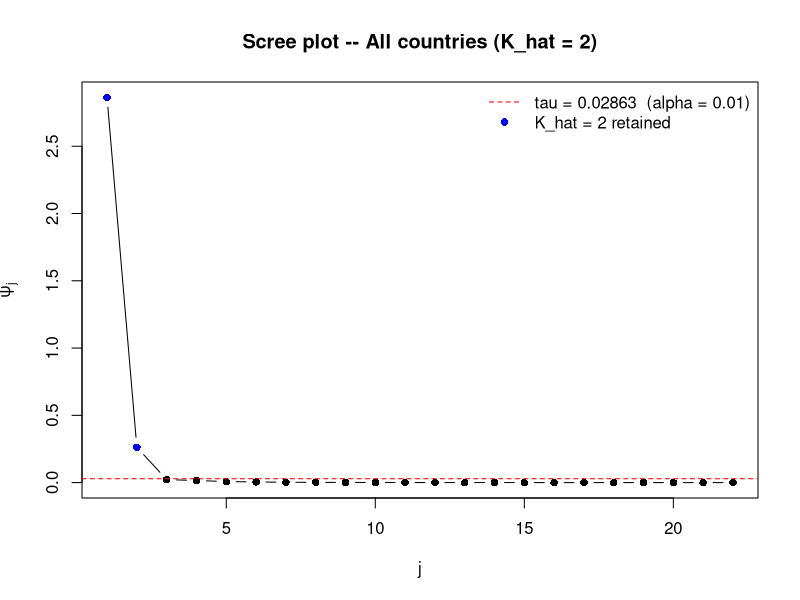
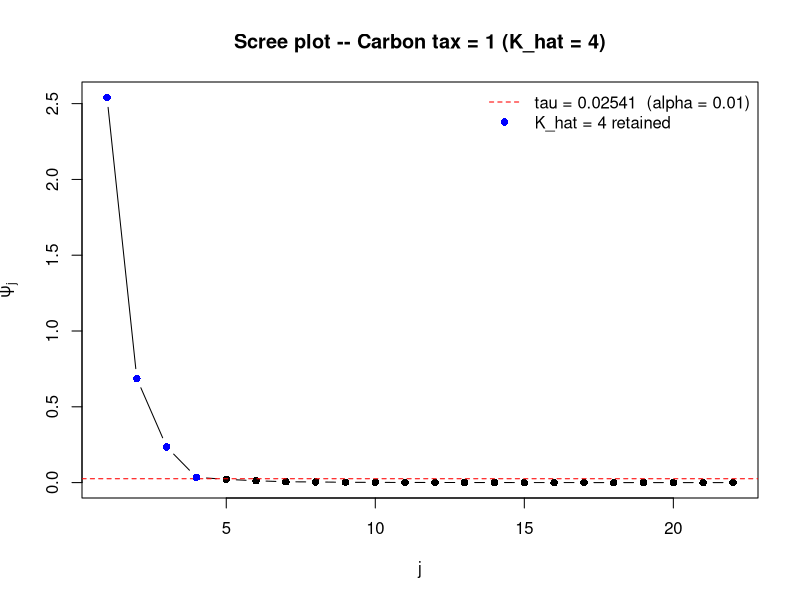
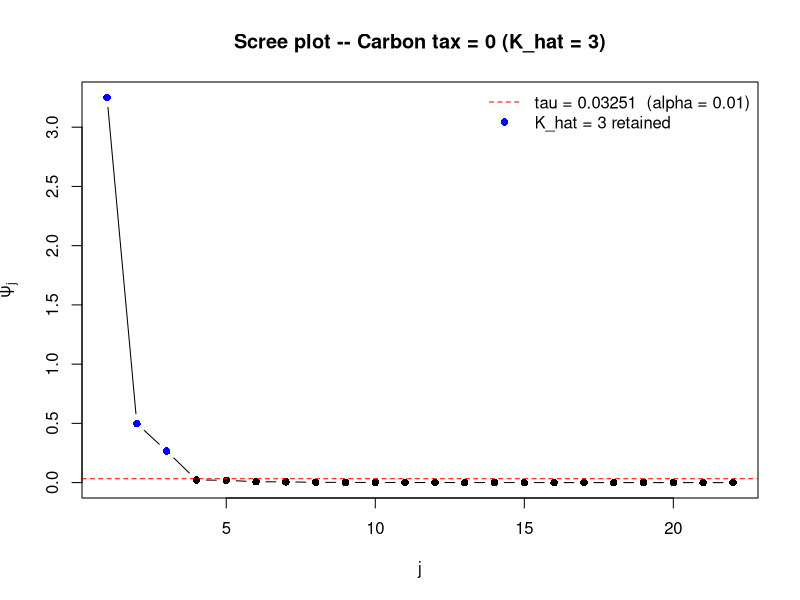

Source code (R) for these figures, in order:
# Replication File for: Drivers of Carbon Emissions in OECD and BRICS Countries - A High-Dimensional CCE Panel Approach
# Author: Minsoo Lee
# Supervised by: Dr. Jessica Leung & Prof. Param Silvapulle
# This file obtains HD-CCE least-squares and lasso estimates for a panel dataset of 42 countries divided into carbon-tax
# and non-carbon tax groups. RMSE, AIC/BIC are obtained for model comparison, and residual diagnostic checks using Breusch Pagan,
# Bartlett, Ljung-box and Pesaran (2021)'s CD test are included.


## Data
data <- openxlsx::read.xlsx("Final_Cabon_Emm_disaggregate_zscored.xlsx", colNames = TRUE, detectDates = TRUE)
p <- 22 # drivers
T_dim <- 30 #1990-2019

# Driver columns = every "*_z" column except the outcome's own z-score
# (carbon_emissions_pc_z), which we don't use. Selecting by name rather than
# position because the z-scored workbook interleaves each raw column with its
# _z column, so the drivers are no longer in one contiguous block.
z_cols       <- grep("_z$", names(data), value = TRUE)
driver_cols_z <- setdiff(z_cols, "carbon_emissions_pc_z")
stopifnot(length(driver_cols_z) == p)

year_vec  <- data$Year
uniq_yrs  <- sort(unique(year_vec))
T_window  <- uniq_yrs[(length(uniq_yrs) - (T_dim - 1)):length(uniq_yrs)]
data_9019 <- data[data$Year %in% T_window, ]
# Country.Code
data_9019 <- data_9019[order(data_9019$Country.Code), ]
# Exclude Costa Rica
data_9019 <- data_9019[(data_9019$Country.Code != "CRI"), ]

## Carbon.Tax subgroups
# Carbon.Tax is time-invariant per country in this file, so filtering the
# already-windowed/sorted/CRI-excluded panel by it keeps balanced n*T_dim
# blocks for each subgroup
data_all    <- data_9019
data_tax    <- data_9019[data_9019$Carbon.Tax == 1, ]
data_no_tax <- data_9019[data_9019$Carbon.Tax == 0, ]

cat("All countries:  n =", length(unique(data_all$Country.Code)), "\n")
cat("Carbon tax = 1: n =", length(unique(data_tax$Country.Code)), "\n")
cat("Carbon tax = 0: n =", length(unique(data_no_tax$Country.Code)), "\n")

## Adjusting alpha for tau threshold
K_ALPHA_THRESHOLD <- 0.01

## Standard-error settings
# DK_LAG: Bartlett lag window m for the time dimension. Driscoll & Kraay
# require m(T) = O(T^(1/4)) (about 2 for T_dim - 1 = 29) and use m = 2 in
# their empirical examples. See the lag-sensitivity block near the end.
DK_LAG   <- 2
SE_TYPES <- "DK_cluster"
stopifnot(DK_LAG >= 0, DK_LAG < T_dim - 1)

GROUP_ORDER <- c("All", "Carbon tax", "No carbon tax")
EXCEL_FILE  <- "./tables/LassoandLS_HDCCE_results.xlsx"


lrv_bartlett <- function(H, m){
  Tn <- nrow(H)
  stopifnot(m >= 0, m < Tn)
  S <- crossprod(H)
  if(m > 0) for(j in 1:m){
    w  <- 1 - j/(m + 1)
    Gj <- crossprod(H[(j+1):Tn, , drop = FALSE],
                    H[1:(Tn-j), , drop = FALSE])
    S  <- S + w * (Gj + t(Gj))
  }
  S
}

# Scalar version for a Tn x units matrix G: sum over columns of each column's
# Bartlett long-run variance (used by the desparsified-lasso variance)
lrv_scalar <- function(G, m){
  Tn <- nrow(G)
  stopifnot(m >= 0, m < Tn)
  out <- sum(G^2)
  if(m > 0) for(j in 1:m){
    out <- out + 2 * (1 - j/(m + 1)) *
      sum(G[(j+1):Tn, , drop = FALSE] * G[1:(Tn-j), , drop = FALSE])
  }
  out
}

# Sum a country-major stacked (n_sub*Tn) x R score matrix across countries at
# each date -> Tn x R
sum_over_countries <- function(score, n_sub, Tn){
  R <- ncol(score)
  matrix(apply(array(score, dim = c(Tn, n_sub, R)), c(1, 3), sum),
         nrow = Tn, ncol = R)
}

# Force symmetry and clip negative eigenvalues (the two-way combination
# S_cluster + S_DK - S_within is not guaranteed positive semidefinite)
psd_truncate <- function(M){
  M  <- (M + t(M)) / 2
  ev <- eigen(M, symmetric = TRUE)
  ev$vectors %*% (pmax(ev$values, 0) * t(ev$vectors))
}

# R x R score-covariance matrices for all three SE types (LS estimator).
# Returns a named list: cluster, DK, DK_cluster.
score_cov_matrices <- function(score, n_sub, Tn, m){
  blocks <- lapply(seq_len(n_sub),
                   function(i) score[((i-1)*Tn + 1):(i*Tn), , drop = FALSE])
  S_cl     <- Reduce(`+`, lapply(blocks, function(B) tcrossprod(colSums(B))))
  S_dk     <- lrv_bartlett(sum_over_countries(score, n_sub, Tn), m)
  S_within <- Reduce(`+`, lapply(blocks, lrv_bartlett, m = m))
  list(cluster    = S_cl,
       DK         = S_dk,
       DK_cluster = psd_truncate(S_cl + S_dk - S_within))
}

# Scalar score variances for all three SE types (desparsified lasso).
# G is the (T_dim-1) x n_sub matrix of node-residual * lasso-residual.
# Returns a named vector: cluster, DK, DK_cluster.
score_var_all <- function(G, m){
  S_cl     <- sum(colSums(G)^2)
  S_dk     <- lrv_scalar(matrix(rowSums(G), ncol = 1), m)
  S_within <- lrv_scalar(G, m)
  c(cluster    = S_cl,
    DK         = S_dk,
    DK_cluster = max(S_cl + S_dk - S_within, 0))
}

# Significance stars from a p x length(alpha) pair of CI matrices, with alpha
# ordered c(0.01, 0.05, 0.1): "***" p<0.01, "**" p<0.05, "*" p<0.10
make_stars <- function(conf_min, conf_max){
  n_alpha <- ncol(conf_min)
  codes <- numeric(nrow(conf_min))
  for(j in seq_len(nrow(conf_min))){
    for(a in seq_len(n_alpha)){
      if(isTRUE(conf_min[j,a] < 0 && 0 < conf_max[j,a])) codes[j] <- a
    }
  }
  vapply(codes, function(cd) paste(rep("*", n_alpha - cd), collapse = ""),
         character(1))
}

## Scree plot of the K_hat eigenvalues 
make_scree_plot <- function(data_sub, group_name,
                            alpha_threshold = K_ALPHA_THRESHOLD,
                            file = NULL){
  
  n_sub <- length(unique(data_sub$Country.Code))
  X_sub <- data_sub[, driver_cols_z]
  X_sub <- X_sub[, order(names(X_sub))]
  
  X_bar <- matrix(NA, ncol = p, nrow = T_dim)
  for(t in 1:T_dim){
    indices <- seq(t, n_sub * T_dim, by = T_dim)
    X_bar[t,] <- colMeans(X_sub[indices,])
  }
  Cov_X_bar <- (1/T_dim) * t(X_bar) %*% X_bar
  Cov_X_bar_eigen <- eigen(Cov_X_bar, symmetric = TRUE)
  psi_hat <- Cov_X_bar_eigen$values            # psi_hat_1 >= ... >= psi_hat_p
  tau <- alpha_threshold * psi_hat[1]          # tau = alpha * psi_hat_1
  K_hat <- sum(psi_hat > tau)
  
  if(!is.null(file)){
    png(file, width = 1600, height = 1200, res = 200)
    on.exit(dev.off(), add = TRUE)
  }
  
  plot(seq_len(p), psi_hat, type = "b", pch = 16,
       xlab = "j", ylab = expression(hat(psi)[j]),
       main = paste0("Scree plot -- ", group_name, " (K_hat = ", K_hat, ")"))
  abline(h = tau, lty = 2, col = "red")
  if(K_hat > 0){
    points(seq_len(K_hat), psi_hat[seq_len(K_hat)], pch = 16, col = "blue")
  }
  legend("topright", bty = "n",
         legend = c(paste0("tau = ", signif(tau, 4), "  (alpha = ", alpha_threshold, ")"),
                    paste0("K_hat = ", K_hat, " retained")),
         col = c("red", "blue"), lty = c(2, NA), pch = c(NA, 16))
  
  invisible(list(psi_hat = psi_hat, tau = tau, K_hat = K_hat))
}

dir.create("./figures", showWarnings = FALSE)
make_scree_plot(data_all,    "All countries",  file = "./figures/ScreePlot_All.png")
make_scree_plot(data_tax,    "Carbon tax = 1", file = "./figures/ScreePlot_CarbonTax.png")
make_scree_plot(data_no_tax, "Carbon tax = 0", file = "./figures/ScreePlot_NoCarbonTax.png")

## Least squares HD-CCE estimator 
## Returns one row per (Variable, SE_type). Point estimates do not depend on
## SE_type; only LS_SE, the CIs and the stars do.
run_LS_hdcce <- function(data_sub, alpha = c(0.01, 0.05, 0.1),
                         alpha_threshold = K_ALPHA_THRESHOLD,
                         drop_vars = NULL, 
                         se_types = SE_TYPES,
                         dk_lag = DK_LAG){
  
  # drop_vars: character vector of driver_cols_z names to exclude from this
  # fit (e.g. drop_vars = "gas_production_pc_z"), for robustness-checking
  # whether a variable's coefficient/sign is stable to a correlated driver
  # being removed.
  driver_cols_z_use <- setdiff(driver_cols_z, drop_vars)
  p_local <- length(driver_cols_z_use)
  
  n_sub <- length(unique(data_sub$Country.Code))
  X_sub <- data_sub[, driver_cols_z_use]
  X_sub <- X_sub[, order(names(X_sub))]
  Y_sub <- data_sub$carbon_emissions_pc
  X_sub_var <- apply(X_sub, MARGIN = 2, FUN = var)
  
  # csa of regressors
  X_bar <- matrix(NA, ncol = p_local, nrow = T_dim)
  for(t in 1:T_dim){
    indices <- seq(t, n_sub * T_dim, by = T_dim)
    X_bar[t,] <- colMeans(X_sub[indices,])
  }
  Cov_X_bar <- (1/T_dim) * t(X_bar) %*% X_bar
  Cov_X_bar_eigen <- eigen(Cov_X_bar, symmetric = TRUE)
  eigen_values <- Cov_X_bar_eigen$values / Cov_X_bar_eigen$values[1]
  K_hat <- sum(alpha_threshold < eigen_values)
  
  W_hat_tmp <- X_bar %*% Cov_X_bar_eigen$vectors[,1:K_hat]
  W_hat <- cbind((rep(1,(T_dim-1) )), W_hat_tmp[-T_dim,], W_hat_tmp[-1,])
  Pi_hat <- diag((T_dim-1)) - W_hat %*% solve(t(W_hat) %*% W_hat)  %*% t(W_hat)
  
  Y_hat <- rep(NA, (T_dim-1) * n_sub)
  X_hat <- matrix(NA, nrow = n_sub * (T_dim-1), ncol = p_local)
  for(i in 1:n_sub){
    index1 <- ((i-1) * (T_dim-1) + 1):(i * (T_dim-1))
    index2 <- ((i-1) * T_dim + 1):(i * T_dim -1)
    Y_hat[index1] <- Pi_hat %*% t(t(Y_sub[index2]))
    X_hat[index1,] <- Pi_hat %*% t(t(X_sub[index2,]))
  }
  
  fit_LS <- lm(Y_hat ~ X_hat - 1)
  res_LS <- coef(fit_LS)
  names(res_LS) <- colnames(X_sub)
  resid_LS <- stats::residuals(fit_LS)
  
  # Sandwich variance: (X'X)^-1 S (X'X)^-1, where S is the score covariance
  # for each SE type (cluster / DK / DK_cluster, see helpers above). The
  # "cluster" S reproduces the earlier country-clustered Liang-Zeger loop.
  XtX_inv <- summary(fit_LS)$cov.unscaled
  score <- X_hat * resid_LS                       # n_obs x p_local
  score_covs <- score_cov_matrices(score, n_sub, T_dim - 1, dk_lag)
  
  res_LS_scaled <- res_LS * sqrt(X_sub_var)
  
  out <- lapply(se_types, function(s){
    Vcov_LS <- XtX_inv %*% score_covs[[s]] %*% XtX_inv
    SE_LS <- sqrt(diag(Vcov_LS))
    names(SE_LS) <- colnames(X_sub)
    SE_LS_scaled <- SE_LS * sqrt(X_sub_var)
    
    conf_LS_min <- sweep(outer(SE_LS_scaled, qnorm(alpha/2)),     1, res_LS_scaled, "+")
    conf_LS_max <- sweep(outer(SE_LS_scaled, qnorm(1 - alpha/2)), 1, res_LS_scaled, "+")
    
    data.frame(
      Variable        = colnames(X_sub),
      SE_type         = s,
      n               = n_sub,
      K_hat           = K_hat,
      LS_coef         = round(res_LS_scaled, 4),
      LS_SE           = round(SE_LS_scaled, 4),
      LS_CI95_lower   = round(conf_LS_min[,2], 4),
      LS_CI95_upper   = round(conf_LS_max[,2], 4),
      LS_Significance = make_stars(conf_LS_min, conf_LS_max),
      row.names       = NULL
    )
  })
  do.call(rbind, out)
}

## Desparsified lasso HD-CCE estimator. The variance normalization N^HAC is
## computed under all three SE types inside the same node-wise loop, so the
## expensive cv.glmnet fits are shared; only the variance calculation and the
## resulting kappa selection are repeated per SE type.
##   cluster    : sum over countries of (sum over t of g_it)^2, i.e. h_T = T_dim - 1
##                with no truncation (same as the earlier version)
##   DK         : Bartlett long-run variance (lag window dk_lag) of the
##                cross-country sums g_t = sum_i g_it
##   DK_cluster : combination described in the header
## where g_it = node-residual_it * lasso-residual_it. Steps 1-2 (K_hat, Pi_hat)
## are re-estimated separately within each subgroup.
##
## Regressors are already standardized (the *_z columns), so the manual
## variance-1 normalize_cols() step used in the raw-data version has been
## removed: X_hat / X_tilde are fed into glmnet directly, and coefficients
## are no longer divided back by a normalize_cols() scale.
run_desparsified_lasso_hdcce <- function(data_sub, alpha = c(0.01, 0.05, 0.1),
                                         alpha_threshold = K_ALPHA_THRESHOLD,
                                         se_types = SE_TYPES,
                                         dk_lag = DK_LAG){
  
  n_sub <- length(unique(data_sub$Country.Code))
  X_sub <- data_sub[, driver_cols_z]
  X_sub <- X_sub[, order(names(X_sub))]
  Y_sub <- data_sub$carbon_emissions_pc
  X_sub_var <- apply(X_sub, MARGIN = 2, FUN = var)
  
  # csa of regressors
  X_bar <- matrix(NA, ncol = p, nrow = T_dim)
  for(t in 1:T_dim){
    indices <- seq(t, n_sub * T_dim, by = T_dim)
    X_bar[t,] <- colMeans(X_sub[indices,])
  }
  Cov_X_bar <- (1/T_dim) * t(X_bar) %*% X_bar
  Cov_X_bar_eigen <- eigen(Cov_X_bar, symmetric = TRUE)
  eigen_values <- Cov_X_bar_eigen$values / Cov_X_bar_eigen$values[1]
  K_hat <- sum(alpha_threshold < eigen_values)
  
  W_hat_tmp <- X_bar %*% Cov_X_bar_eigen$vectors[,1:K_hat]
  W_hat <- cbind((rep(1,(T_dim-1) )), W_hat_tmp[-T_dim,], W_hat_tmp[-1,])
  Pi_hat <- diag((T_dim-1)) - W_hat %*% solve(t(W_hat) %*% W_hat)  %*% t(W_hat)
  
  Y_hat <- rep(NA, (T_dim-1) * n_sub)
  X_hat <- matrix(NA, nrow = n_sub * (T_dim-1), ncol = p)
  for(i in 1:n_sub){
    index1 <- ((i-1) * (T_dim-1) + 1):(i * (T_dim-1))
    index2 <- ((i-1) * T_dim + 1):(i * T_dim -1)
    Y_hat[index1] <- Pi_hat %*% t(t(Y_sub[index2]))
    X_hat[index1,] <- Pi_hat %*% t(t(X_sub[index2,]))
  }
  
  foldid <- rep(1:n_sub, each = (T_dim-1))
  
  ## Main lasso, on the already-standardized (z-scored) regressors directly
  res <- coef(
    glmnet::cv.glmnet(x = X_hat, y = Y_hat, foldid = foldid,
                      standardize = FALSE, intercept = FALSE),
    s = "lambda.min"
  )[-1]
  res_scaled <- res * sqrt(X_sub_var)
  names(res_scaled) <- colnames(X_sub)
  
  n_se <- length(se_types)
  n_alpha <- length(alpha)
  despar_beta_all <- matrix(NA_real_, nrow = p, ncol = n_se, dimnames = list(NULL, se_types))
  Avar_all        <- matrix(NA_real_, nrow = p, ncol = n_se, dimnames = list(NULL, se_types))
  conf_band_min_all <- setNames(replicate(n_se, matrix(NA_real_, nrow = p, ncol = n_alpha),
                                          simplify = FALSE), se_types)
  conf_band_max_all <- setNames(replicate(n_se, matrix(NA_real_, nrow = p, ncol = n_alpha),
                                          simplify = FALSE), se_types)
  
  for(COEF_INDEX in 1:p){
    
    # Empirical covariance matrix and eigenstructure, leave-one-out
    Cov_X_bar_tilde <- (1/T_dim) * t(X_bar[,-COEF_INDEX]) %*% X_bar[,-COEF_INDEX]
    Cov_X_bar_tilde_eigen <- eigen(Cov_X_bar_tilde, symmetric = TRUE)
    W_tilde_tmp <- X_bar[,-COEF_INDEX] %*% Cov_X_bar_tilde_eigen$vectors[,1:K_hat]
    W_tilde <- cbind((rep(1,(T_dim-1) )), W_tilde_tmp[-1,], W_tilde_tmp[-T_dim,])
    Pi_tilde <- diag((T_dim-1)) -  W_tilde %*% solve(t(W_tilde) %*% W_tilde)  %*% t(W_tilde)
    
    # Project the data
    Y_tilde <- rep(NA, (T_dim-1) * n_sub)
    X_tilde <- matrix(NA, nrow = n_sub * (T_dim-1), ncol = p)
    for(i in 1:n_sub){
      index1 <- ((i-1) * (T_dim-1) + 1):(i * (T_dim-1))
      index2 <- ((i-1) * T_dim + 1):(i * T_dim -1)
      Y_tilde[index1] <- Pi_tilde %*% t(t(Y_sub[index2]))
      X_tilde[index1,] <- Pi_tilde %*% t(t(X_sub[index2,]))
    }
    
    fit_Lasso <- glmnet::cv.glmnet(x = X_tilde, y = Y_tilde,
                                   foldid = foldid, family = "gaussian",
                                   alpha = 1, intercept = FALSE, standardize = FALSE)
    coefs_Lasso <- stats::coef(fit_Lasso, s = "lambda.min")[-1]
    
    yhat_Lasso <- stats::predict(fit_Lasso, newx = X_tilde,
                                 type = "response", s = "lambda.min")
    resid_Lasso <- Y_tilde - yhat_Lasso
    eps_mat <- matrix(resid_Lasso, nrow = (T_dim-1), ncol = n_sub)
    
    fit_node_Lasso <- glmnet::cv.glmnet(x = X_tilde[,-COEF_INDEX], y = X_tilde[,COEF_INDEX],
                                        foldid = foldid, family = "gaussian",
                                        intercept = FALSE, standardize = FALSE)
    kappa_grid <- fit_node_Lasso$lambda
    kappa_cv_idx <- fit_node_Lasso$index[1]
    kappa_grid_len <- length(kappa_grid)
    
    # Variance along the kappa grid, one column per SE type
    var_scaled <- matrix(0, nrow = kappa_grid_len, ncol = n_se,
                         dimnames = list(NULL, se_types))
    for(k in 1:kappa_grid_len){
      yhat_node_Lasso <- stats::predict(fit_node_Lasso, newx = X_tilde[,-COEF_INDEX],
                                        type = "response", s = kappa_grid[k])
      resid_node_Lasso <- X_tilde[, COEF_INDEX] - yhat_node_Lasso
      
      Delta_mat <- matrix(resid_node_Lasso, nrow = (T_dim-1), ncol = n_sub)
      G <- Delta_mat * eps_mat
      denom <- as.numeric(t(X_tilde[,COEF_INDEX]) %*% resid_node_Lasso)^2
      var_scaled[k, ] <- score_var_all(G, dk_lag)[se_types] / denom
    }
    
    # Kappa selection, debiased coefficient and CIs, separately per SE type
    for(s in se_types){
      v <- var_scaled[, s]
      V_TRUNC <- 1.25 * v[kappa_cv_idx]
      kappa_idx <- 1
      for(l in 1:kappa_grid_len){
        if(v[l] <= V_TRUNC){ kappa_idx <- l }
        if(v[l] > V_TRUNC){ break }
      }
      
      yhat_node_Lasso <- stats::predict(fit_node_Lasso, newx = X_tilde[,-COEF_INDEX],
                                        type = "response", s = kappa_grid[kappa_idx])
      resid_node_Lasso <- X_tilde[, COEF_INDEX] - yhat_node_Lasso
      
      despar_beta <- as.numeric(
        coefs_Lasso[COEF_INDEX] +
          (t(resid_node_Lasso) %*% resid_Lasso) / (t(resid_node_Lasso) %*% X_tilde[, COEF_INDEX])
      )
      Avar <- sqrt(v[kappa_idx])
      
      conf_band_min_all[[s]][COEF_INDEX, ] <- sqrt(X_sub_var[COEF_INDEX]) * (despar_beta + Avar * qnorm(alpha/2))
      conf_band_max_all[[s]][COEF_INDEX, ] <- sqrt(X_sub_var[COEF_INDEX]) * (despar_beta + Avar * qnorm(1 - alpha/2))
      despar_beta_all[COEF_INDEX, s] <- despar_beta
      Avar_all[COEF_INDEX, s] <- Avar
    }
  }
  
  # Same column names as the main script's Table 8.1, no prefix needed since
  # they don't collide with the LS_* columns from run_LS_hdcce()
  out <- lapply(se_types, function(s){
    data.frame(
      Variable      = colnames(X_sub),
      SE_type       = s,
      Lasso_coef    = round(res_scaled, 4),
      Debiased_coef = round(despar_beta_all[, s] * sqrt(X_sub_var), 4),
      Std_error     = round(Avar_all[, s] * sqrt(X_sub_var), 4),
      CI95_lower    = round(conf_band_min_all[[s]][, 2], 4),
      CI95_upper    = round(conf_band_max_all[[s]][, 2], 4),
      Significance  = make_stars(conf_band_min_all[[s]], conf_band_max_all[[s]]),
      row.names     = NULL
    )
  })
  do.call(rbind, out)
}

## Run both estimators for the three subgroups (each returns all SE types)
table_all    <- run_LS_hdcce(data_all)
table_tax    <- run_LS_hdcce(data_tax)
table_no_tax <- run_LS_hdcce(data_no_tax)

lasso_all    <- run_desparsified_lasso_hdcce(data_all)
lasso_tax    <- run_desparsified_lasso_hdcce(data_tax)
lasso_no_tax <- run_desparsified_lasso_hdcce(data_no_tax)

# Merge the desparsified lasso columns onto the LS table for each subgroup,
# matching on both Variable and SE_type
table_all    <- merge(table_all,    lasso_all,    by = c("Variable", "SE_type"), sort = FALSE)
table_tax    <- merge(table_tax,    lasso_tax,    by = c("Variable", "SE_type"), sort = FALSE)
table_no_tax <- merge(table_no_tax, lasso_no_tax, by = c("Variable", "SE_type"), sort = FALSE)

table_all$Group    <- "All"
table_tax$Group    <- "Carbon tax"
table_no_tax$Group <- "No carbon tax"

# *** p < 0.01, ** p < 0.05, * p < 0.10 (based on the 99%/95%/90% CIs above)
subgroup_table <- rbind(table_all, table_tax, table_no_tax)
subgroup_table <- subgroup_table[order(match(subgroup_table$Group, GROUP_ORDER),
                                       match(subgroup_table$SE_type, SE_TYPES),
                                       subgroup_table$Variable), ]
lead_cols <- c("Group", "SE_type", "Variable")
subgroup_table <- subgroup_table[, c(lead_cols, setdiff(names(subgroup_table), lead_cols))]
rownames(subgroup_table) <- NULL
print(subgroup_table)

dir.create("./tables", showWarnings = FALSE)

## ------------------------------------------------------------------------
## LS vs. lasso comparison tables
## ------------------------------------------------------------------------

build_estimator_comparison <- function(tbl, se_type){
  sub <- tbl[tbl$SE_type == se_type, ]
  sub <- sub[order(match(sub$Group, GROUP_ORDER), sub$Variable), ]
  data.frame(
    Group                = sub$Group,
    Variable             = sub$Variable,
    n                    = sub$n,
    K_hat                = sub$K_hat,
    LS_coef              = sub$LS_coef,
    LS_SE                = sub$LS_SE,
    LS_CI95_lower        = sub$LS_CI95_lower,
    LS_CI95_upper        = sub$LS_CI95_upper,
    LS_t                 = round(sub$LS_coef / sub$LS_SE, 2),
    LS_p_value           = round(2 * pnorm(-abs(sub$LS_coef / sub$LS_SE)), 4),
    LS_Significance      = sub$LS_Significance,
    Lasso_coef_raw       = sub$Lasso_coef,
    Lasso_debiased_coef  = sub$Debiased_coef,
    Lasso_SE             = sub$Std_error,
    Lasso_CI95_lower     = sub$CI95_lower,
    Lasso_CI95_upper     = sub$CI95_upper,
    Lasso_t              = round(sub$Debiased_coef / sub$Std_error, 2),
    Lasso_p_value        = round(2 * pnorm(-abs(sub$Debiased_coef / sub$Std_error)), 4),
    Lasso_Significance   = sub$Significance,
    SE_ratio_lasso_to_LS = round(sub$Std_error / sub$LS_SE, 3),
    Sign_agree           = ifelse(sign(sub$LS_coef) == sign(sub$Debiased_coef), "Yes", "No"),
    row.names            = NULL
  )
}
estimator_comparisons <- setNames(lapply(SE_TYPES, function(s) build_estimator_comparison(subgroup_table, s)),
                                  SE_TYPES)
estimator_comparison <- estimator_comparisons[["DK_cluster"]]
print(estimator_comparison)

## Excel workbook
XLSX_HEADER_STYLE <- openxlsx::createStyle(textDecoration = "bold", fgFill = "#D9E1F2",
                                           halign = "center", border = "Bottom")


compute_col_widths <- function(df, min_w = 8, max_w = 45){
  w <- vapply(seq_len(ncol(df)), function(j){
    header_w <- nchar(names(df)[j]) + 4
    cell_w   <- max(nchar(as.character(df[[j]])), 0, na.rm = TRUE) + 2
    max(header_w, cell_w)
  }, numeric(1))
  pmin(pmax(w, min_w), max_w)
}

# Write a data frame to a new sheet: styled header, autofilter, frozen top
# row, explicit column widths
add_results_sheet <- function(wb, sheet, df){
  openxlsx::addWorksheet(wb, sheet)
  openxlsx::writeData(wb, sheet, df, withFilter = TRUE, headerStyle = XLSX_HEADER_STYLE)
  openxlsx::freezePane(wb, sheet, firstRow = TRUE)
  openxlsx::setColWidths(wb, sheet, cols = seq_len(ncol(df)), widths = compute_col_widths(df))
  invisible(wb)
}

readme <- data.frame(
  Item = c("Purpose",
           "Estimators",
           "Standard errors",
           "DK lag window (m)",
           "Estimator_comparison sheet",
           "t-statistics and p-values",
           "Significance stars",
           "Coefficient scale",
           "Lasso columns",
           "Other sheets",
           "Caveats"),
  Detail = c(
    "HD-CCE least-squares (LS) and desparsified-lasso estimates of the drivers of per-capita carbon emissions, for All countries, Carbon tax and No carbon tax subgroups (T = 30 years, p = 22 z-scored drivers).",
    "LS = HD-CCE least squares on the Pi_hat-projected data. Lasso = desparsified (debiased) lasso HD-CCE with node-wise lasso; CV folds are countries.",
    "DK_cluster for both estimators: two-way combination of country clustering and Driscoll-Kraay (1998) SEs (Thompson 2011 / Cameron-Gelbach-Miller 2011 style, Bartlett lags in time). Same-country pairs weighted 1 at all lags, cross-country pairs get DK weights. Negative eigenvalues clipped (LS) / variance floored at 0 (lasso).",
    paste0("m = ", DK_LAG, " (Bartlett weights 1 - j/(m+1)). Sheet DK_lag_sensitivity_LS reruns LS with m = 1..4."),
    "LS and lasso side by side, all groups stacked. The same SE type and lag window are used for both estimators, so LS_SE and Lasso_SE are directly comparable. SE_ratio_lasso_to_LS > 1: debiased lasso less precise. Sign_agree: LS and debiased-lasso coefficients have the same sign.",
    "t = coefficient / SE; p-values are two-sided from the standard normal, matching the normal-quantile CIs used for the stars.",
    "*** p < 0.01, ** p < 0.05, * p < 0.10, from the 99% / 95% / 90% normal CIs. No stars = not significant at 10%.",
    "Coefficients and SEs are per one-standard-deviation change in the driver (multiplied by the driver's SD). Outcome is in projected carbon_emissions_pc units.",
    "Lasso_coef_raw is the un-debiased lasso coefficient (no valid SE). Inference uses Lasso_debiased_coef and Lasso_SE. The debiased coefficient can differ slightly across SE types because the node-wise kappa selection uses the variance.",
    "All_results (every column, long format), DK_lag_sensitivity_LS, Fit_stats (RMSE/AIC/BIC), VIF, Diagnostics (BP, Bartlett, Ljung-Box, Pesaran CD). Panel unit-root tests are run separately in Stata (see xtcips_crosscheck.do), not in this script.",
    "DK asymptotics are for T -> infinity with fixed N; here N is about 20 per subgroup and T-1 = 29, and the moment series come from Pi_hat-projected data (not covered by the original DK theory). Borderline stars deserve caution."
  ),
  stringsAsFactors = FALSE
)

wb <- openxlsx::createWorkbook()
openxlsx::addWorksheet(wb, "README")
openxlsx::writeData(wb, "README", readme, headerStyle = XLSX_HEADER_STYLE)
openxlsx::setColWidths(wb, "README", cols = 1:2, widths = c(26, 110))
openxlsx::addStyle(wb, "README", openxlsx::createStyle(wrapText = TRUE, valign = "top"),
                   rows = 2:(nrow(readme) + 1), cols = 1:2, gridExpand = TRUE)

add_results_sheet(wb, "Estimator_comparison", estimator_comparison)
add_results_sheet(wb, "All_results",          subgroup_table)

# Save now so the main comparison is on disk even if a later step fails
openxlsx::saveWorkbook(wb, EXCEL_FILE, overwrite = TRUE)
cat("\nMain comparison sheets saved to", EXCEL_FILE, "\n")

## DK lag-window sensitivity for lasso
groups_list <- list("All" = data_all, "Carbon tax" = data_tax, "No carbon tax" = data_no_tax)

dk_lag_sens <- do.call(rbind, lapply(1:4, function(m){
  do.call(rbind, lapply(names(groups_list), function(g){
    tab <- run_LS_hdcce(groups_list[[g]], se_types = "DK_cluster", dk_lag = m)
    tab$Group  <- g
    tab$dk_lag <- m
    tab
  }))
}))
dk_lag_sens <- dk_lag_sens[order(match(dk_lag_sens$Group, GROUP_ORDER), dk_lag_sens$SE_type,
                                 dk_lag_sens$dk_lag, dk_lag_sens$Variable), ]
lead_cols_sens <- c("Group", "SE_type", "dk_lag", "Variable")
dk_lag_sens <- dk_lag_sens[, c(lead_cols_sens, setdiff(names(dk_lag_sens), lead_cols_sens))]
rownames(dk_lag_sens) <- NULL
print(dk_lag_sens)

## Model fit comparison
compare_LS_lasso_fit <- function(data_sub, alpha_threshold = K_ALPHA_THRESHOLD){
  
  n_sub <- length(unique(data_sub$Country.Code))
  X_sub <- data_sub[, driver_cols_z]
  X_sub <- X_sub[, order(names(X_sub))]
  Y_sub <- data_sub$carbon_emissions_pc
  
  # Steps 1-2: K_hat, Pi_hat -- identical construction to run_LS_hdcce()/
  # run_desparsified_lasso_hdcce() above
  X_bar <- matrix(NA, ncol = p, nrow = T_dim)
  for(t in 1:T_dim){
    indices <- seq(t, n_sub * T_dim, by = T_dim)
    X_bar[t,] <- colMeans(X_sub[indices,])
  }
  Cov_X_bar <- (1/T_dim) * t(X_bar) %*% X_bar
  Cov_X_bar_eigen <- eigen(Cov_X_bar, symmetric = TRUE)
  eigen_values <- Cov_X_bar_eigen$values / Cov_X_bar_eigen$values[1]
  K_hat <- sum(alpha_threshold < eigen_values)
  
  W_hat_tmp <- X_bar %*% Cov_X_bar_eigen$vectors[,1:K_hat]
  W_hat <- cbind((rep(1,(T_dim-1) )), W_hat_tmp[-T_dim,], W_hat_tmp[-1,])
  Pi_hat <- diag((T_dim-1)) - W_hat %*% solve(t(W_hat) %*% W_hat)  %*% t(W_hat)
  
  Y_hat <- rep(NA, (T_dim-1) * n_sub)
  X_hat <- matrix(NA, nrow = n_sub * (T_dim-1), ncol = p)
  for(i in 1:n_sub){
    index1 <- ((i-1) * (T_dim-1) + 1):(i * (T_dim-1))
    index2 <- ((i-1) * T_dim + 1):(i * T_dim -1)
    Y_hat[index1] <- Pi_hat %*% t(t(Y_sub[index2]))
    X_hat[index1,] <- Pi_hat %*% t(t(X_sub[index2,]))
  }
  n_obs <- length(Y_hat)
  foldid <- rep(1:n_sub, each = (T_dim-1))
  
  ## LS fit -- same lm() call as run_LS_hdcce()
  fit_LS <- lm(Y_hat ~ X_hat - 1)
  RSS_LS <- sum(stats::residuals(fit_LS)^2)
  k_LS <- p
  
  ## Main lasso fit -- same cv.glmnet() call as the Lasso_coef column in
  ## run_desparsified_lasso_hdcce()
  fit_lasso <- glmnet::cv.glmnet(x = X_hat, y = Y_hat, foldid = foldid,
                                 standardize = FALSE, intercept = FALSE)
  beta_lasso <- as.numeric(coef(fit_lasso, s = "lambda.min"))[-1]
  fitted_lasso <- X_hat %*% beta_lasso
  RSS_lasso <- sum((Y_hat - fitted_lasso)^2)
  k_lasso <- sum(beta_lasso != 0)
  
  fit_stats <- function(model_name, RSS, k){
    data.frame(
      Model = model_name,
      n     = n_obs,
      K_hat = K_hat,
      k     = k,
      RMSE  = round(sqrt(RSS / n_obs), 4),
      AIC   = round(n_obs * log(RSS / n_obs) + 2 * k, 2),
      BIC   = round(n_obs * log(RSS / n_obs) + k * log(n_obs), 2)
    )
  }
  
  rbind(
    fit_stats("LS",    RSS_LS,    k_LS),
    fit_stats("Lasso", RSS_lasso, k_lasso)
  )
}

fitstats_all    <- compare_LS_lasso_fit(data_all)
fitstats_tax    <- compare_LS_lasso_fit(data_tax)
fitstats_no_tax <- compare_LS_lasso_fit(data_no_tax)

fitstats_all$Group    <- "All"
fitstats_tax$Group    <- "Carbon tax"
fitstats_no_tax$Group <- "No carbon tax"

fit_stats_table <- rbind(fitstats_all, fitstats_tax, fitstats_no_tax)
fit_stats_table <- fit_stats_table[, c("Group", setdiff(names(fit_stats_table), "Group"))]
print(fit_stats_table)

## VIF test
compute_VIF <- function(data_sub){
  X_sub <- data_sub[, driver_cols_z]
  X_sub <- X_sub[, order(names(X_sub))]
  R <- cor(as.matrix(X_sub))
  vif_vals <- tryCatch(diag(solve(R)),
                       error = function(e) rep(NA_real_, ncol(X_sub)))
  data.frame(Variable = colnames(X_sub), VIF = round(vif_vals, 3))
}

vif_all    <- compute_VIF(data_all)
vif_tax    <- compute_VIF(data_tax)
vif_no_tax <- compute_VIF(data_no_tax)

vif_all$Group    <- "All"
vif_tax$Group    <- "Carbon tax"
vif_no_tax$Group <- "No carbon tax"

vif_table <- rbind(vif_all, vif_tax, vif_no_tax)
vif_table <- vif_table[, c("Group", "Variable", "VIF")]
print(vif_table)

## Residual diagnostics
run_diagnostics <- function(data_sub, alpha_threshold = K_ALPHA_THRESHOLD, lb_lag = 4){
  
  n_sub <- length(unique(data_sub$Country.Code))
  X_sub <- data_sub[, driver_cols_z]
  X_sub <- X_sub[, order(names(X_sub))]
  Y_sub <- data_sub$carbon_emissions_pc
  
  # Steps 1-2: K_hat, Pi_hat -- identical construction to run_LS_hdcce()/
  # run_desparsified_lasso_hdcce()/compare_LS_lasso_fit() above
  X_bar <- matrix(NA, ncol = p, nrow = T_dim)
  for(t in 1:T_dim){
    indices <- seq(t, n_sub * T_dim, by = T_dim)
    X_bar[t,] <- colMeans(X_sub[indices,])
  }
  Cov_X_bar <- (1/T_dim) * t(X_bar) %*% X_bar
  Cov_X_bar_eigen <- eigen(Cov_X_bar, symmetric = TRUE)
  eigen_values <- Cov_X_bar_eigen$values / Cov_X_bar_eigen$values[1]
  K_hat <- sum(alpha_threshold < eigen_values)
  
  W_hat_tmp <- X_bar %*% Cov_X_bar_eigen$vectors[,1:K_hat]
  W_hat <- cbind((rep(1,(T_dim-1) )), W_hat_tmp[-T_dim,], W_hat_tmp[-1,])
  Pi_hat <- diag((T_dim-1)) - W_hat %*% solve(t(W_hat) %*% W_hat)  %*% t(W_hat)
  
  Y_hat <- rep(NA, (T_dim-1) * n_sub)
  X_hat <- matrix(NA, nrow = n_sub * (T_dim-1), ncol = p)
  for(i in 1:n_sub){
    index1 <- ((i-1) * (T_dim-1) + 1):(i * (T_dim-1))
    index2 <- ((i-1) * T_dim + 1):(i * T_dim -1)
    Y_hat[index1] <- Pi_hat %*% t(t(Y_sub[index2]))
    X_hat[index1,] <- Pi_hat %*% t(t(X_sub[index2,]))
  }
  n_obs <- length(Y_hat)
  foldid <- rep(1:n_sub, each = (T_dim-1))
  country_factor <- factor(rep(1:n_sub, each = (T_dim-1)))
  
  ## LS residuals -- same lm() call as run_LS_hdcce()/compare_LS_lasso_fit()
  fit_LS <- lm(Y_hat ~ X_hat - 1)
  resid_LS <- stats::residuals(fit_LS)
  
  ## Main lasso residuals -- same cv.glmnet() call as compare_LS_lasso_fit()
  fit_lasso <- glmnet::cv.glmnet(x = X_hat, y = Y_hat, foldid = foldid,
                                 standardize = FALSE, intercept = FALSE)
  beta_lasso <- as.numeric(coef(fit_lasso, s = "lambda.min"))[-1]
  resid_lasso <- as.numeric(Y_hat - X_hat %*% beta_lasso)
  
  diagnose_one <- function(model_name, resid){
    
    ## Breusch-Pagan (pooled): BP = n_obs * R^2_aux ~ chi-sq(p)
    bp_fit  <- lm(resid^2 ~ X_hat)
    bp_stat <- n_obs * summary(bp_fit)$r.squared
    bp_p    <- pchisq(bp_stat, df = p, lower.tail = FALSE)
    
    ## Bartlett's test: is residual variance equal across countries?
    bart <- stats::bartlett.test(resid, country_factor)
    
    ## Per-country Ljung-Box, summarized across countries
    lb_pvals <- numeric(n_sub)
    for(i in 1:n_sub){
      block <- ((i-1)*(T_dim-1)+1):(i*(T_dim-1))
      lb_pvals[i] <- stats::Box.test(resid[block], lag = lb_lag,
                                     type = "Ljung-Box")$p.value
    }
    
    ## Pesaran CD test. resid is stacked country-major in blocks of
    ## T_dim-1 (block i = ((i-1)*(T_dim-1)+1):(i*(T_dim-1))), so reshaping
    ## column-major into a (T_dim-1) x n_sub matrix puts country i's whole
    ## residual series into column i -- exactly matching that block layout.
    resid_mat <- matrix(resid, nrow = T_dim - 1, ncol = n_sub)
    R_resid <- cor(resid_mat)
    upper_sum <- sum(R_resid[upper.tri(R_resid)])
    CD_stat <- sqrt(2 * (T_dim - 1) / (n_sub * (n_sub - 1))) * upper_sum
    CD_p <- 2 * pnorm(-abs(CD_stat))
    
    data.frame(
      Model                = model_name,
      BP_stat              = round(bp_stat, 3),
      BP_p                 = round(bp_p, 4),
      Bartlett_stat        = round(unname(bart$statistic), 3),
      Bartlett_p           = round(bart$p.value, 4),
      LjungBox_pct_reject5 = round(100 * mean(lb_pvals < 0.05), 1),
      LjungBox_mean_p      = round(mean(lb_pvals), 4),
      CD_stat              = round(CD_stat, 3),
      CD_p                 = round(CD_p, 4)
    )
  }
  
  rbind(
    diagnose_one("LS",    resid_LS),
    diagnose_one("Lasso", resid_lasso)
  )
}

diag_all    <- run_diagnostics(data_all)
diag_tax    <- run_diagnostics(data_tax)
diag_no_tax <- run_diagnostics(data_no_tax)

diag_all$Group    <- "All"
diag_tax$Group    <- "Carbon tax"
diag_no_tax$Group <- "No carbon tax"


diagnostics_table <- rbind(diag_all, diag_tax, diag_no_tax)
diagnostics_table <- diagnostics_table[, c("Group", setdiff(names(diagnostics_table), "Group"))]
print(diagnostics_table)

## ------------------------------------------------------------------------
## Excel workbook: add the remaining sheets and save the final version
## ------------------------------------------------------------------------
add_results_sheet(wb, "DK_lag_sensitivity_LS", dk_lag_sens)
add_results_sheet(wb, "Fit_stats",             fit_stats_table)
add_results_sheet(wb, "VIF",                   vif_table)
add_results_sheet(wb, "Diagnostics",           diagnostics_table)

openxlsx::saveWorkbook(wb, EXCEL_FILE, overwrite = TRUE)
cat("\nAll results saved to", EXCEL_FILE, "\n")
